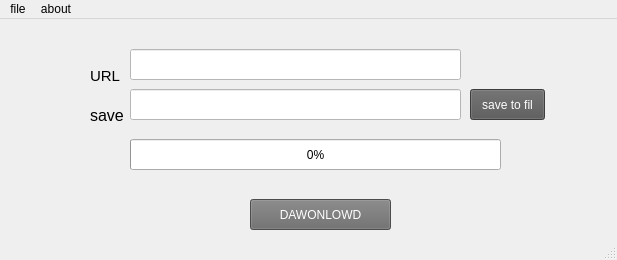
<?xml version="1.0" encoding="UTF-8"?>
<ui version="4.0">
 <class>MainWindow</class>
 <widget class="QMainWindow" name="MainWindow">
  <property name="geometry">
   <rect>
    <x>0</x>
    <y>0</y>
    <width>617</width>
    <height>260</height>
   </rect>
  </property>
  <property name="windowTitle">
   <string>MainWindow</string>
  </property>
  <property name="layoutDirection">
   <enum>Qt::LeftToRight</enum>
  </property>
  <property name="styleSheet">
   <string notr="true">QToolTip {
    border: 1px solid #76797C;
    background-color: #5A7566;
    color: white;
    padding: 0px;                /*remove padding, for fix combobox tooltip.*/
    opacity: 200;
}

QWidget {
    color: #eff0f1;
    background-color: #31363b;
    selection-background-color: #3daee9;
    selection-color: #eff0f1;
    background-clip: border;
    border-image: none;
    border: 0px transparent black;
    outline: 0;
}

QWidget:item:hover {
    background-color: #18465d;
    color: #eff0f1;
}

QWidget:item:selected {
    background-color: #18465d;
}

QCheckBox {
    spacing: 5px;
    outline: none;
    color: #eff0f1;
    margin-bottom: 2px;
}

QCheckBox:disabled {
    color: #76797C;
}

QCheckBox::indicator,
QGroupBox::indicator {
    width: 18px;
    height: 18px;
}

QGroupBox::indicator {
    margin-left: 2px;
}

QCheckBox::indicator:unchecked,
QGroupBox::indicator:unchecked {
    image: url(:/qss_icons/rc/checkbox_unchecked.png);
}

QCheckBox::indicator:unchecked:hover,
QCheckBox::indicator:unchecked:focus,
QCheckBox::indicator:unchecked:pressed,
QGroupBox::indicator:unchecked:hover,
QGroupBox::indicator:unchecked:focus,
QGroupBox::indicator:unchecked:pressed {
    border: none;
    image: url(:/qss_icons/rc/checkbox_unchecked_focus.png);
}

QCheckBox::indicator:checked,
QGroupBox::indicator:checked {
    image: url(:/qss_icons/rc/checkbox_checked.png);
}

QCheckBox::indicator:checked:hover,
QCheckBox::indicator:checked:focus,
QCheckBox::indicator:checked:pressed,
QGroupBox::indicator:checked:hover,
QGroupBox::indicator:checked:focus,
QGroupBox::indicator:checked:pressed {
    border: none;
    image: url(:/qss_icons/rc/checkbox_checked_focus.png);
}

QCheckBox::indicator:indeterminate {
    image: url(:/qss_icons/rc/checkbox_indeterminate.png);
}

QCheckBox::indicator:indeterminate:focus,
QCheckBox::indicator:indeterminate:hover,
QCheckBox::indicator:indeterminate:pressed {
    image: url(:/qss_icons/rc/checkbox_indeterminate_focus.png);
}

QCheckBox::indicator:checked:disabled,
QGroupBox::indicator:checked:disabled {
    image: url(:/qss_icons/rc/checkbox_checked_disabled.png);
}

QCheckBox::indicator:unchecked:disabled,
QGroupBox::indicator:unchecked:disabled {
    image: url(:/qss_icons/rc/checkbox_unchecked_disabled.png);
}

QRadioButton {
    spacing: 5px;
    outline: none;
    color: #eff0f1;
    margin-bottom: 2px;
}

QRadioButton:disabled {
    color: #76797C;
}

QRadioButton::indicator {
    width: 21px;
    height: 21px;
}

QRadioButton::indicator:unchecked {
    image: url(:/qss_icons/rc/radio_unchecked.png);
}

QRadioButton::indicator:unchecked:hover,
QRadioButton::indicator:unchecked:focus,
QRadioButton::indicator:unchecked:pressed {
    border: none;
    outline: none;
    image: url(:/qss_icons/rc/radio_unchecked_focus.png);
}

QRadioButton::indicator:checked {
    border: none;
    outline: none;
    image: url(:/qss_icons/rc/radio_checked.png);
}

QRadioButton::indicator:checked:hover,
QRadioButton::indicator:checked:focus,
QRadioButton::indicator:checked:pressed {
    border: none;
    outline: none;
    image: url(:/qss_icons/rc/radio_checked_focus.png);
}

QRadioButton::indicator:checked:disabled {
    outline: none;
    image: url(:/qss_icons/rc/radio_checked_disabled.png);
}

QRadioButton::indicator:unchecked:disabled {
    image: url(:/qss_icons/rc/radio_unchecked_disabled.png);
}

QMenuBar {
    background-color: #31363b;
    color: #eff0f1;
}

QMenuBar::item {
    background: transparent;
}

QMenuBar::item:selected {
    background: transparent;
    border: 1px solid #76797C;
}

QMenuBar::item:pressed {
    border: 1px solid #76797C;
    background-color: #3daee9;
    color: #eff0f1;
    margin-bottom: -1px;
    padding-bottom: 1px;
}

QMenu {
    border: 1px solid #76797C;
    color: #eff0f1;
    margin: 2px;
}

QMenu::icon {
    margin: 5px;
}

QMenu::item {
    padding: 5px 30px 5px 30px;
    border: 1px solid transparent;
    /* reserve space for selection border */
}

QMenu::item:selected {
    color: #eff0f1;
}

QMenu::separator {
    height: 2px;
    background: lightblue;
    margin-left: 10px;
    margin-right: 5px;
}

QMenu::indicator {
    width: 18px;
    height: 18px;
}


/* non-exclusive indicator = check box style indicator
   (see QActionGroup::setExclusive) */

QMenu::indicator:non-exclusive:unchecked {
    image: url(:/qss_icons/rc/checkbox_unchecked.png);
}

QMenu::indicator:non-exclusive:unchecked:selected {
    image: url(:/qss_icons/rc/checkbox_unchecked_disabled.png);
}

QMenu::indicator:non-exclusive:checked {
    image: url(:/qss_icons/rc/checkbox_checked.png);
}

QMenu::indicator:non-exclusive:checked:selected {
    image: url(:/qss_icons/rc/checkbox_checked_disabled.png);
}


/* exclusive indicator = radio button style indicator (see QActionGroup::setExclusive) */

QMenu::indicator:exclusive:unchecked {
    image: url(:/qss_icons/rc/radio_unchecked.png);
}

QMenu::indicator:exclusive:unchecked:selected {
    image: url(:/qss_icons/rc/radio_unchecked_disabled.png);
}

QMenu::indicator:exclusive:checked {
    image: url(:/qss_icons/rc/radio_checked.png);
}

QMenu::indicator:exclusive:checked:selected {
    image: url(:/qss_icons/rc/radio_checked_disabled.png);
}

QMenu::right-arrow {
    margin: 5px;
    image: url(:/qss_icons/rc/right_arrow.png)
}

QWidget:disabled {
    color: #454545;
    background-color: #31363b;
}

QAbstractItemView {
    alternate-background-color: #31363b;
    color: #eff0f1;
    border: 1px solid #3A3939;
    border-radius: 2px;
}

QWidget:focus,
QMenuBar:focus {
    border: 1px solid #3daee9;
}

QTabWidget:focus,
QCheckBox:focus,
QRadioButton:focus,
QSlider:focus {
    border: none;
}

QLineEdit {
    background-color: #232629;
    padding: 5px;
    border-style: solid;
    border: 1px solid #76797C;
    border-radius: 2px;
    color: #eff0f1;
}

QAbstractItemView QLineEdit {
    padding: 0;
}

QGroupBox {
    border: 1px solid #76797C;
    border-radius: 2px;
    margin-top: 20px;
}

QGroupBox::title {
    subcontrol-origin: margin;
    subcontrol-position: top center;
    padding-left: 10px;
    padding-right: 10px;
    padding-top: 10px;
}

QAbstractScrollArea {
    border-radius: 2px;
    border: 1px solid #76797C;
    background-color: transparent;
}

QScrollBar:horizontal {
    height: 15px;
    margin: 3px 15px 3px 15px;
    border: 1px transparent #2A2929;
    border-radius: 4px;
    background-color: #2A2929;
}

QScrollBar::handle:horizontal {
    background-color: #605F5F;
    min-width: 5px;
    border-radius: 4px;
}

QScrollBar::add-line:horizontal {
    margin: 0px 3px 0px 3px;
    border-image: url(:/qss_icons/rc/right_arrow_disabled.png);
    width: 10px;
    height: 10px;
    subcontrol-position: right;
    subcontrol-origin: margin;
}

QScrollBar::sub-line:horizontal {
    margin: 0px 3px 0px 3px;
    border-image: url(:/qss_icons/rc/left_arrow_disabled.png);
    height: 10px;
    width: 10px;
    subcontrol-position: left;
    subcontrol-origin: margin;
}

QScrollBar::add-line:horizontal:hover,
QScrollBar::add-line:horizontal:on {
    border-image: url(:/qss_icons/rc/right_arrow.png);
    height: 10px;
    width: 10px;
    subcontrol-position: right;
    subcontrol-origin: margin;
}

QScrollBar::sub-line:horizontal:hover,
QScrollBar::sub-line:horizontal:on {
    border-image: url(:/qss_icons/rc/left_arrow.png);
    height: 10px;
    width: 10px;
    subcontrol-position: left;
    subcontrol-origin: margin;
}

QScrollBar::up-arrow:horizontal,
QScrollBar::down-arrow:horizontal {
    background: none;
}

QScrollBar::add-page:horizontal,
QScrollBar::sub-page:horizontal {
    background: none;
}

QScrollBar:vertical {
    background-color: #2A2929;
    width: 15px;
    margin: 15px 3px 15px 3px;
    border: 1px transparent #2A2929;
    border-radius: 4px;
}

QScrollBar::handle:vertical {
    background-color: #605F5F;
    min-height: 5px;
    border-radius: 4px;
}

QScrollBar::sub-line:vertical {
    margin: 3px 0px 3px 0px;
    border-image: url(:/qss_icons/rc/up_arrow_disabled.png);
    height: 10px;
    width: 10px;
    subcontrol-position: top;
    subcontrol-origin: margin;
}

QScrollBar::add-line:vertical {
    margin: 3px 0px 3px 0px;
    border-image: url(:/qss_icons/rc/down_arrow_disabled.png);
    height: 10px;
    width: 10px;
    subcontrol-position: bottom;
    subcontrol-origin: margin;
}

QScrollBar::sub-line:vertical:hover,
QScrollBar::sub-line:vertical:on {
    border-image: url(:/qss_icons/rc/up_arrow.png);
    height: 10px;
    width: 10px;
    subcontrol-position: top;
    subcontrol-origin: margin;
}

QScrollBar::add-line:vertical:hover,
QScrollBar::add-line:vertical:on {
    border-image: url(:/qss_icons/rc/down_arrow.png);
    height: 10px;
    width: 10px;
    subcontrol-position: bottom;
    subcontrol-origin: margin;
}

QScrollBar::up-arrow:vertical,
QScrollBar::down-arrow:vertical {
    background: none;
}

QScrollBar::add-page:vertical,
QScrollBar::sub-page:vertical {
    background: none;
}

QTextEdit {
    background-color: #232629;
    color: #eff0f1;
    border: 1px solid #76797C;
}

QPlainTextEdit {
    background-color: #232629;
    ;
    color: #eff0f1;
    border-radius: 2px;
    border: 1px solid #76797C;
}

QHeaderView::section {
    background-color: #76797C;
    color: #eff0f1;
    padding: 5px;
    border: 1px solid #76797C;
}

QSizeGrip {
    image: url(:/qss_icons/rc/sizegrip.png);
    width: 12px;
    height: 12px;
}

QMainWindow::separator {
    background-color: #31363b;
    color: white;
    padding-left: 4px;
    spacing: 2px;
    border: 1px dashed #76797C;
}

QMainWindow::separator:hover {
    background-color: #787876;
    color: white;
    padding-left: 4px;
    border: 1px solid #76797C;
    spacing: 2px;
}

QMenu::separator {
    height: 1px;
    background-color: #76797C;
    color: white;
    padding-left: 4px;
    margin-left: 10px;
    margin-right: 5px;
}

QFrame {
    border-radius: 2px;
    border: 1px solid #76797C;
}

QFrame[frameShape=&quot;0&quot;] {
    border-radius: 2px;
    border: 1px transparent #76797C;
}

QStackedWidget {
    border: 1px transparent black;
}

QToolBar {
    border: 1px transparent #393838;
    background: 1px solid #31363b;
    font-weight: bold;
}

QToolBar::handle:horizontal {
    image: url(:/qss_icons/rc/Hmovetoolbar.png);
}

QToolBar::handle:vertical {
    image: url(:/qss_icons/rc/Vmovetoolbar.png);
}

QToolBar::separator:horizontal {
    image: url(:/qss_icons/rc/Hsepartoolbar.png);
}

QToolBar::separator:vertical {
    image: url(:/qss_icons/rc/Vsepartoolbar.png);
}

QToolButton#qt_toolbar_ext_button {
    background: #58595a
}

QPushButton {
    color: #eff0f1;
    background-color: #31363b;
    border-width: 1px;
    border-color: #76797C;
    border-style: solid;
    padding: 5px;
    border-radius: 2px;
    outline: none;
}

QPushButton:disabled {
    background-color: #31363b;
    border-width: 1px;
    border-color: #454545;
    border-style: solid;
    padding-top: 5px;
    padding-bottom: 5px;
    padding-left: 10px;
    padding-right: 10px;
    border-radius: 2px;
    color: #454545;
}

QPushButton:focus {
    background-color: #3daee9;
    color: white;
}

QPushButton:pressed {
    background-color: #3daee9;
    padding-top: -15px;
    padding-bottom: -17px;
}

QComboBox {
    selection-background-color: #3daee9;
    border-style: solid;
    border: 1px solid #76797C;
    border-radius: 2px;
    padding: 5px;
    min-width: 75px;
}

QPushButton:checked {
    background-color: #76797C;
    border-color: #6A6969;
}

QComboBox:hover,
QPushButton:hover,
QAbstractSpinBox:hover,
QLineEdit:hover,
QTextEdit:hover,
QPlainTextEdit:hover,
QAbstractView:hover,
QTreeView:hover {
    border: 1px solid #3daee9;
    color: #eff0f1;
}

QComboBox:on {
    padding-top: 3px;
    padding-left: 4px;
    selection-background-color: #4a4a4a;
}

QComboBox QAbstractItemView {
    background-color: #232629;
    border-radius: 2px;
    border: 1px solid #76797C;
    selection-background-color: #18465d;
}

QComboBox::drop-down {
    subcontrol-origin: padding;
    subcontrol-position: top right;
    width: 15px;
    border-left-width: 0px;
    border-left-color: darkgray;
    border-left-style: solid;
    border-top-right-radius: 3px;
    border-bottom-right-radius: 3px;
}

QComboBox::down-arrow {
    image: url(:/qss_icons/rc/down_arrow_disabled.png);
}

QComboBox::down-arrow:on,
QComboBox::down-arrow:hover,
QComboBox::down-arrow:focus {
    image: url(:/qss_icons/rc/down_arrow.png);
}

QAbstractSpinBox {
    padding: 5px;
    border: 1px solid #76797C;
    background-color: #232629;
    color: #eff0f1;
    border-radius: 2px;
    min-width: 75px;
}

QAbstractSpinBox:up-button {
    background-color: transparent;
    subcontrol-origin: border;
    subcontrol-position: center right;
}

QAbstractSpinBox:down-button {
    background-color: transparent;
    subcontrol-origin: border;
    subcontrol-position: center left;
}

QAbstractSpinBox::up-arrow,
QAbstractSpinBox::up-arrow:disabled,
QAbstractSpinBox::up-arrow:off {
    image: url(:/qss_icons/rc/up_arrow_disabled.png);
    width: 10px;
    height: 10px;
}

QAbstractSpinBox::up-arrow:hover {
    image: url(:/qss_icons/rc/up_arrow.png);
}

QAbstractSpinBox::down-arrow,
QAbstractSpinBox::down-arrow:disabled,
QAbstractSpinBox::down-arrow:off {
    image: url(:/qss_icons/rc/down_arrow_disabled.png);
    width: 10px;
    height: 10px;
}

QAbstractSpinBox::down-arrow:hover {
    image: url(:/qss_icons/rc/down_arrow.png);
}

QLabel {
    border: 0px solid black;
}

QTabWidget {
    border: 0px transparent black;
}

QTabWidget::pane {
    border: 1px solid #76797C;
    padding: 5px;
    margin: 0px;
}

QTabWidget::tab-bar {
    /* left: 5px; move to the right by 5px */
}

QTabBar {
    qproperty-drawBase: 0;
    border-radius: 3px;
}

QTabBar:focus {
    border: 0px transparent black;
}

QTabBar::close-button {
    image: url(:/qss_icons/rc/close.png);
    background: transparent;
}

QTabBar::close-button:hover {
    image: url(:/qss_icons/rc/close-hover.png);
    background: transparent;
}

QTabBar::close-button:pressed {
    image: url(:/qss_icons/rc/close-pressed.png);
    background: transparent;
}


/* TOP TABS */

QTabBar::tab:top {
    color: #eff0f1;
    border: 1px solid #76797C;
    border-bottom: 1px transparent black;
    background-color: #31363b;
    padding: 5px;
    min-width: 50px;
    border-top-left-radius: 2px;
    border-top-right-radius: 2px;
}

QTabBar::tab:top:selected {
    color: #eff0f1;
    background-color: #54575B;
    border: 1px solid #76797C;
    border-bottom: 2px solid #3daee9;
    border-top-left-radius: 2px;
    border-top-right-radius: 2px;
}

QTabBar::tab:top:!selected:hover {
    background-color: #3daee9;
}


/* BOTTOM TABS */

QTabBar::tab:bottom {
    color: #eff0f1;
    border: 1px solid #76797C;
    border-top: 1px transparent black;
    background-color: #31363b;
    padding: 5px;
    border-bottom-left-radius: 2px;
    border-bottom-right-radius: 2px;
    min-width: 50px;
}

QTabBar::tab:bottom:selected {
    color: #eff0f1;
    background-color: #54575B;
    border: 1px solid #76797C;
    border-top: 2px solid #3daee9;
    border-bottom-left-radius: 2px;
    border-bottom-right-radius: 2px;
}

QTabBar::tab:bottom:!selected:hover {
    background-color: #3daee9;
}


/* LEFT TABS */

QTabBar::tab:left {
    color: #eff0f1;
    border: 1px solid #76797C;
    border-left: 1px transparent black;
    background-color: #31363b;
    padding: 5px;
    border-top-right-radius: 2px;
    border-bottom-right-radius: 2px;
    min-height: 50px;
}

QTabBar::tab:left:selected {
    color: #eff0f1;
    background-color: #54575B;
    border: 1px solid #76797C;
    border-left: 2px solid #3daee9;
    border-top-right-radius: 2px;
    border-bottom-right-radius: 2px;
}

QTabBar::tab:left:!selected:hover {
    background-color: #3daee9;
}


/* RIGHT TABS */

QTabBar::tab:right {
    color: #eff0f1;
    border: 1px solid #76797C;
    border-right: 1px transparent black;
    background-color: #31363b;
    padding: 5px;
    border-top-left-radius: 2px;
    border-bottom-left-radius: 2px;
    min-height: 50px;
}

QTabBar::tab:right:selected {
    color: #eff0f1;
    background-color: #54575B;
    border: 1px solid #76797C;
    border-right: 2px solid #3daee9;
    border-top-left-radius: 2px;
    border-bottom-left-radius: 2px;
}

QTabBar::tab:right:!selected:hover {
    background-color: #3daee9;
}

QTabBar QToolButton::right-arrow:enabled {
    image: url(:/qss_icons/rc/right_arrow.png);
}

QTabBar QToolButton::left-arrow:enabled {
    image: url(:/qss_icons/rc/left_arrow.png);
}

QTabBar QToolButton::right-arrow:disabled {
    image: url(:/qss_icons/rc/right_arrow_disabled.png);
}

QTabBar QToolButton::left-arrow:disabled {
    image: url(:/qss_icons/rc/left_arrow_disabled.png);
}

QDockWidget {
    background: #31363b;
    border: 1px solid #403F3F;
    titlebar-close-icon: url(:/qss_icons/rc/close.png);
    titlebar-normal-icon: url(:/qss_icons/rc/undock.png);
}

QDockWidget::close-button,
QDockWidget::float-button {
    border: 1px solid transparent;
    border-radius: 2px;
    background: transparent;
}

QDockWidget::close-button:hover,
QDockWidget::float-button:hover {
    background: rgba(255, 255, 255, 10);
}

QDockWidget::close-button:pressed,
QDockWidget::float-button:pressed {
    padding: 1px -1px -1px 1px;
    background: rgba(255, 255, 255, 10);
}

QTreeView,
QListView {
    border: 1px solid #76797C;
    background-color: #232629;
}

QTreeView:branch:selected,
QTreeView:branch:hover {
    background: url(:/qss_icons/rc/transparent.png);
}

QTreeView::branch:has-siblings:!adjoins-item {
    border-image: url(:/qss_icons/rc/transparent.png);
}

QTreeView::branch:has-siblings:adjoins-item {
    border-image: url(:/qss_icons/rc/transparent.png);
}

QTreeView::branch:!has-children:!has-siblings:adjoins-item {
    border-image: url(:/qss_icons/rc/transparent.png);
}

QTreeView::branch:has-children:!has-siblings:closed,
QTreeView::branch:closed:has-children:has-siblings {
    image: url(:/qss_icons/rc/branch_closed.png);
}

QTreeView::branch:open:has-children:!has-siblings,
QTreeView::branch:open:has-children:has-siblings {
    image: url(:/qss_icons/rc/branch_open.png);
}

QTreeView::branch:has-children:!has-siblings:closed:hover,
QTreeView::branch:closed:has-children:has-siblings:hover {
    image: url(:/qss_icons/rc/branch_closed-on.png);
}

QTreeView::branch:open:has-children:!has-siblings:hover,
QTreeView::branch:open:has-children:has-siblings:hover {
    image: url(:/qss_icons/rc/branch_open-on.png);
}

QListView::item:!selected:hover,
QTreeView::item:!selected:hover {
    background: #18465d;
    outline: 0;
    color: #eff0f1
}

QListView::item:selected:hover,
QTreeView::item:selected:hover {
    background: #287399;
    color: #eff0f1;
}

QTreeView::indicator:checked,
QListView::indicator:checked {
    image: url(:/qss_icons/rc/checkbox_checked.png);
}

QTreeView::indicator:unchecked,
QListView::indicator:unchecked {
    image: url(:/qss_icons/rc/checkbox_unchecked.png);
}

QTreeView::indicator:indeterminate,
QListView::indicator:indeterminate {
    image: url(:/qss_icons/rc/checkbox_indeterminate.png);
}

QTreeView::indicator:checked:hover,
QTreeView::indicator:checked:focus,
QTreeView::indicator:checked:pressed,
QListView::indicator:checked:hover,
QListView::indicator:checked:focus,
QListView::indicator:checked:pressed {
    image: url(:/qss_icons/rc/checkbox_checked_focus.png);
}

QTreeView::indicator:unchecked:hover,
QTreeView::indicator:unchecked:focus,
QTreeView::indicator:unchecked:pressed,
QListView::indicator:unchecked:hover,
QListView::indicator:unchecked:focus,
QListView::indicator:unchecked:pressed {
    image: url(:/qss_icons/rc/checkbox_unchecked_focus.png);
}

QTreeView::indicator:indeterminate:hover,
QTreeView::indicator:indeterminate:focus,
QTreeView::indicator:indeterminate:pressed,
QListView::indicator:indeterminate:hover,
QListView::indicator:indeterminate:focus,
QListView::indicator:indeterminate:pressed {
    image: url(:/qss_icons/rc/checkbox_indeterminate_focus.png);
}

QSlider::groove:horizontal {
    border: 1px solid #565a5e;
    height: 4px;
    background: #565a5e;
    margin: 0px;
    border-radius: 2px;
}

QSlider::handle:horizontal {
    background: #232629;
    border: 1px solid #565a5e;
    width: 16px;
    height: 16px;
    margin: -8px 0;
    border-radius: 9px;
}

QSlider::groove:vertical {
    border: 1px solid #565a5e;
    width: 4px;
    background: #565a5e;
    margin: 0px;
    border-radius: 3px;
}

QSlider::handle:vertical {
    background: #232629;
    border: 1px solid #565a5e;
    width: 16px;
    height: 16px;
    margin: 0 -8px;
    border-radius: 9px;
}

QToolButton {
    background-color: transparent;
    border: 1px transparent #76797C;
    border-radius: 2px;
    margin: 3px;
    padding: 5px;
}

QToolButton[popupMode=&quot;1&quot;] {
    /* only for MenuButtonPopup */
    padding-right: 20px;
    /* make way for the popup button */
    border: 1px #76797C;
    border-radius: 5px;
}

QToolButton[popupMode=&quot;2&quot;] {
    /* only for InstantPopup */
    padding-right: 10px;
    /* make way for the popup button */
    border: 1px #76797C;
}

QToolButton:hover,
QToolButton::menu-button:hover {
    background-color: transparent;
    border: 1px solid #3daee9;
    padding: 5px;
}

QToolButton:checked,
QToolButton:pressed,
QToolButton::menu-button:pressed {
    background-color: #3daee9;
    border: 1px solid #3daee9;
    padding: 5px;
}


/* the subcontrol below is used only in the InstantPopup or DelayedPopup mode */

QToolButton::menu-indicator {
    image: url(:/qss_icons/rc/down_arrow.png);
    top: -7px;
    left: -2px;
    /* shift it a bit */
}


/* the subcontrols below are used only in the MenuButtonPopup mode */

QToolButton::menu-button {
    border: 1px transparent #76797C;
    border-top-right-radius: 6px;
    border-bottom-right-radius: 6px;
    /* 16px width + 4px for border = 20px allocated above */
    width: 16px;
    outline: none;
}

QToolButton::menu-arrow {
    image: url(:/qss_icons/rc/down_arrow.png);
}

QToolButton::menu-arrow:open {
    border: 1px solid #76797C;
}

QPushButton::menu-indicator {
    subcontrol-origin: padding;
    subcontrol-position: bottom right;
    left: 8px;
}

QTableView {
    border: 1px solid #76797C;
    gridline-color: #31363b;
    background-color: #232629;
}

QTableView,
QHeaderView {
    border-radius: 0px;
}

QTableView::item:pressed,
QListView::item:pressed,
QTreeView::item:pressed {
    background: #18465d;
    color: #eff0f1;
}

QTableView::item:selected:active,
QTreeView::item:selected:active,
QListView::item:selected:active {
    background: #287399;
    color: #eff0f1;
}

QHeaderView {
    background-color: #31363b;
    border: 1px transparent;
    border-radius: 0px;
    margin: 0px;
    padding: 0px;
}

QHeaderView::section {
    background-color: #31363b;
    color: #eff0f1;
    padding: 5px;
    border: 1px solid #76797C;
    border-radius: 0px;
    text-align: center;
}

QHeaderView::section::vertical::first,
QHeaderView::section::vertical::only-one {
    border-top: 1px solid #76797C;
}

QHeaderView::section::vertical {
    border-top: transparent;
}

QHeaderView::section::horizontal::first,
QHeaderView::section::horizontal::only-one {
    border-left: 1px solid #76797C;
}

QHeaderView::section::horizontal {
    border-left: transparent;
}

QHeaderView::section:checked {
    color: white;
    background-color: #334e5e;
}


/* style the sort indicator */

QHeaderView::down-arrow {
    image: url(:/qss_icons/rc/down_arrow.png);
}

QHeaderView::up-arrow {
    image: url(:/qss_icons/rc/up_arrow.png);
}

QTableCornerButton::section {
    background-color: #31363b;
    border: 1px transparent #76797C;
    border-radius: 0px;
}

QToolBox {
    padding: 5px;
    border: 1px transparent black;
}

QToolBox::tab {
    color: #eff0f1;
    background-color: #31363b;
    border: 1px solid #76797C;
    border-bottom: 1px transparent #31363b;
    border-top-left-radius: 5px;
    border-top-right-radius: 5px;
}

QToolBox::tab:selected {
    /* italicize selected tabs */
    font: italic;
    background-color: #31363b;
    border-color: #3daee9;
}

QStatusBar::item {
    border: 0px transparent dark;
}

QFrame[height=&quot;3&quot;],
QFrame[width=&quot;3&quot;] {
    background-color: #76797C;
}

QSplitter::handle {
    border: 1px dashed #76797C;
}

QSplitter::handle:hover {
    background-color: #787876;
    border: 1px solid #76797C;
}

QSplitter::handle:horizontal {
    width: 1px;
}

QSplitter::handle:vertical {
    height: 1px;
}

QProgressBar {
    border: 1px solid #76797C;
    border-radius: 5px;
    text-align: center;
}

QProgressBar::chunk {
    background-color: #05B8CC;
}

QDateEdit {
    selection-background-color: #3daee9;
    border-style: solid;
    border: 1px solid #3375A3;
    border-radius: 2px;
    padding: 1px;
    min-width: 75px;
}

QDateEdit:on {
    padding-top: 3px;
    padding-left: 4px;
    selection-background-color: #4a4a4a;
}

QDateEdit QAbstractItemView {
    background-color: #232629;
    border-radius: 2px;
    border: 1px solid #3375A3;
    selection-background-color: #3daee9;
}

QDateEdit::drop-down {
    subcontrol-origin: padding;
    subcontrol-position: top right;
    width: 15px;
    border-left-width: 0px;
    border-left-color: darkgray;
    border-left-style: solid;
    border-top-right-radius: 3px;
    border-bottom-right-radius: 3px;
}

QDateEdit::down-arrow {
    image: url(:/qss_icons/rc/down_arrow_disabled.png);
}

QDateEdit::down-arrow:on,
QDateEdit::down-arrow:hover,
QDateEdit::down-arrow:focus {
    image: url(:/qss_icons/rc/down_arrow.png);
}
</string>
  </property>
  <widget class="QWidget" name="centralwidget">
   <widget class="QLabel" name="label">
    <property name="geometry">
     <rect>
      <x>90</x>
      <y>50</y>
      <width>46</width>
      <height>13</height>
     </rect>
    </property>
    <property name="font">
     <font>
      <pointsize>11</pointsize>
     </font>
    </property>
    <property name="text">
     <string>URL</string>
    </property>
   </widget>
   <widget class="QLineEdit" name="lineEdit">
    <property name="geometry">
     <rect>
      <x>130</x>
      <y>30</y>
      <width>331</width>
      <height>31</height>
     </rect>
    </property>
    <property name="styleSheet">
     <string notr="true">background-color: rgb(255, 255, 255);
color: rgb(8, 8, 8);</string>
    </property>
   </widget>
   <widget class="QLabel" name="label_2">
    <property name="geometry">
     <rect>
      <x>90</x>
      <y>90</y>
      <width>46</width>
      <height>13</height>
     </rect>
    </property>
    <property name="font">
     <font>
      <pointsize>12</pointsize>
     </font>
    </property>
    <property name="text">
     <string>save</string>
    </property>
   </widget>
   <widget class="QLineEdit" name="lineEdit_2">
    <property name="geometry">
     <rect>
      <x>130</x>
      <y>70</y>
      <width>331</width>
      <height>31</height>
     </rect>
    </property>
    <property name="styleSheet">
     <string notr="true">background-color: rgb(255, 255, 255);
color: rgb(0, 0, 0);</string>
    </property>
   </widget>
   <widget class="QPushButton" name="pushButton">
    <property name="geometry">
     <rect>
      <x>250</x>
      <y>180</y>
      <width>141</width>
      <height>31</height>
     </rect>
    </property>
    <property name="styleSheet">
     <string notr="true">QPushButton {
	
	background-color: qlineargradient(spread:pad, x1:0, y1:0, x2:1, y2:0, stop:0 rgba(255, 0, 0, 255), stop:0.166 rgba(255, 255, 0, 255), stop:0.333 rgba(0, 255, 0, 255), stop:0.5 rgba(0, 255, 255, 255), stop:0.666 rgba(0, 0, 255, 255), stop:0.833 rgba(255, 0, 255, 255), stop:1 rgba(255, 0, 0, 255));
	font: 75 12pt &quot;MS Shell Dlg 2&quot;;
	
	
	color: rgb(255, 255, 255);
	background-color: rgb(106, 106, 106);
}</string>
    </property>
    <property name="text">
     <string>DAWONLOWD</string>
    </property>
   </widget>
   <widget class="QProgressBar" name="progressBar">
    <property name="geometry">
     <rect>
      <x>130</x>
      <y>120</y>
      <width>371</width>
      <height>31</height>
     </rect>
    </property>
    <property name="font">
     <font>
      <pointsize>9</pointsize>
     </font>
    </property>
    <property name="value">
     <number>0</number>
    </property>
   </widget>
   <widget class="QPushButton" name="pushButton_2">
    <property name="geometry">
     <rect>
      <x>470</x>
      <y>70</y>
      <width>75</width>
      <height>31</height>
     </rect>
    </property>
    <property name="styleSheet">
     <string notr="true">background-color: rgb(86, 86, 86);
color: rgb(255, 255, 255);
font: 9pt &quot;MS Shell Dlg 2&quot;;
</string>
    </property>
    <property name="text">
     <string>save to fil</string>
    </property>
   </widget>
  </widget>
  <widget class="QStatusBar" name="statusbar"/>
  <widget class="QMenuBar" name="menubar">
   <property name="geometry">
    <rect>
     <x>0</x>
     <y>0</y>
     <width>617</width>
     <height>21</height>
    </rect>
   </property>
   <widget class="QMenu" name="menuFile">
    <property name="title">
     <string>file</string>
    </property>
    <addaction name="actionTex"/>
    <addaction name="actionExit"/>
   </widget>
   <widget class="QMenu" name="menuAbout">
    <property name="title">
     <string>about</string>
    </property>
    <addaction name="actionContact"/>
   </widget>
   <addaction name="menuFile"/>
   <addaction name="menuAbout"/>
  </widget>
  <action name="actionTex">
   <property name="text">
    <string>tex</string>
   </property>
  </action>
  <action name="actionExit">
   <property name="text">
    <string>exit</string>
   </property>
  </action>
  <action name="actionContact">
   <property name="text">
    <string>contact</string>
   </property>
  </action>
 </widget>
 <resources/>
 <connections/>
</ui>
